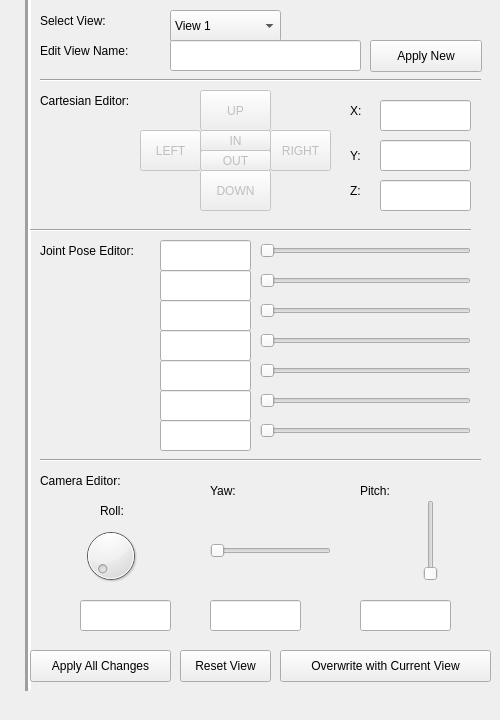
    <widget class="QWidget" name="editViews">
     <attribute name="title">
      <string>Edit Views</string>
     </attribute>
     <widget class="QLabel" name="label_10">
      <property name="geometry">
       <rect>
        <x>40</x>
        <y>90</y>
        <width>121</width>
        <height>21</height>
       </rect>
      </property>
      <property name="text">
       <string>Cartesian Editor:</string>
      </property>
     </widget>
     <widget class="QPushButton" name="NewUP_pushButton">
      <property name="enabled">
       <bool>false</bool>
      </property>
      <property name="geometry">
       <rect>
        <x>200</x>
        <y>90</y>
        <width>71</width>
        <height>41</height>
       </rect>
      </property>
      <property name="text">
       <string>UP</string>
      </property>
     </widget>
     <widget class="QPushButton" name="NewIN_pushButton">
      <property name="enabled">
       <bool>false</bool>
      </property>
      <property name="geometry">
       <rect>
        <x>200</x>
        <y>130</y>
        <width>71</width>
        <height>21</height>
       </rect>
      </property>
      <property name="text">
       <string>IN</string>
      </property>
     </widget>
     <widget class="QPushButton" name="NewOUT_pushButton">
      <property name="enabled">
       <bool>false</bool>
      </property>
      <property name="geometry">
       <rect>
        <x>200</x>
        <y>150</y>
        <width>71</width>
        <height>21</height>
       </rect>
      </property>
      <property name="text">
       <string>OUT</string>
      </property>
     </widget>
     <widget class="QPushButton" name="NewDOWN_pushButton">
      <property name="enabled">
       <bool>false</bool>
      </property>
      <property name="geometry">
       <rect>
        <x>200</x>
        <y>170</y>
        <width>71</width>
        <height>41</height>
       </rect>
      </property>
      <property name="text">
       <string>DOWN</string>
      </property>
     </widget>
     <widget class="QPushButton" name="NewRIGHT_pushButton">
      <property name="enabled">
       <bool>false</bool>
      </property>
      <property name="geometry">
       <rect>
        <x>270</x>
        <y>130</y>
        <width>61</width>
        <height>41</height>
       </rect>
      </property>
      <property name="text">
       <string>RIGHT</string>
      </property>
     </widget>
     <widget class="QPushButton" name="NewLEFT_pushButton">
      <property name="enabled">
       <bool>false</bool>
      </property>
      <property name="geometry">
       <rect>
        <x>140</x>
        <y>130</y>
        <width>61</width>
        <height>41</height>
       </rect>
      </property>
      <property name="text">
       <string>LEFT</string>
      </property>
     </widget>
     <widget class="QLabel" name="label_11">
      <property name="geometry">
       <rect>
        <x>40</x>
        <y>240</y>
        <width>111</width>
        <height>21</height>
       </rect>
      </property>
      <property name="text">
       <string>Joint Pose Editor:</string>
      </property>
     </widget>
     <widget class="QComboBox" name="selectView_comboBox">
      <property name="geometry">
       <rect>
        <x>170</x>
        <y>10</y>
        <width>111</width>
        <height>32</height>
       </rect>
      </property>
      <item>
       <property name="text">
        <string>View 1</string>
       </property>
      </item>
      <item>
       <property name="text">
        <string>View 2</string>
       </property>
      </item>
      <item>
       <property name="text">
        <string>View 3</string>
       </property>
      </item>
      <item>
       <property name="text">
        <string>View 4</string>
       </property>
      </item>
      <item>
       <property name="text">
        <string>View 5</string>
       </property>
      </item>
     </widget>
     <widget class="QLabel" name="label_12">
      <property name="geometry">
       <rect>
        <x>40</x>
        <y>10</y>
        <width>101</width>
        <height>21</height>
       </rect>
      </property>
      <property name="text">
       <string>Select View:</string>
      </property>
     </widget>
     <widget class="QLabel" name="label_13">
      <property name="geometry">
       <rect>
        <x>350</x>
        <y>100</y>
        <width>21</width>
        <height>21</height>
       </rect>
      </property>
      <property name="text">
       <string>X:</string>
      </property>
     </widget>
     <widget class="QLabel" name="label_14">
      <property name="geometry">
       <rect>
        <x>350</x>
        <y>140</y>
        <width>21</width>
        <height>31</height>
       </rect>
      </property>
      <property name="text">
       <string>Y:</string>
      </property>
     </widget>
     <widget class="QLabel" name="label_15">
      <property name="geometry">
       <rect>
        <x>350</x>
        <y>180</y>
        <width>21</width>
        <height>21</height>
       </rect>
      </property>
      <property name="text">
       <string>Z:</string>
      </property>
     </widget>
     <widget class="QLineEdit" name="XNEW_lineEdit">
      <property name="geometry">
       <rect>
        <x>380</x>
        <y>100</y>
        <width>91</width>
        <height>31</height>
       </rect>
      </property>
      <property name="readOnly">
       <bool>true</bool>
      </property>
     </widget>
     <widget class="QLineEdit" name="YNEW_lineEdit">
      <property name="geometry">
       <rect>
        <x>380</x>
        <y>140</y>
        <width>91</width>
        <height>31</height>
       </rect>
      </property>
      <property name="readOnly">
       <bool>true</bool>
      </property>
     </widget>
     <widget class="QLineEdit" name="ZNEW_lineEdit">
      <property name="geometry">
       <rect>
        <x>380</x>
        <y>180</y>
        <width>91</width>
        <height>31</height>
       </rect>
      </property>
      <property name="readOnly">
       <bool>true</bool>
      </property>
     </widget>
     <widget class="QPushButton" name="pushButton_9">
      <property name="geometry">
       <rect>
        <x>180</x>
        <y>650</y>
        <width>91</width>
        <height>32</height>
       </rect>
      </property>
      <property name="text">
       <string>Reset View</string>
      </property>
     </widget>
     <widget class="QPushButton" name="pushButton_10">
      <property name="geometry">
       <rect>
        <x>280</x>
        <y>650</y>
        <width>211</width>
        <height>32</height>
       </rect>
      </property>
      <property name="text">
       <string>Overwrite with Current View</string>
      </property>
     </widget>
     <widget class="QLineEdit" name="NewJ1_lineEdit">
      <property name="geometry">
       <rect>
        <x>160</x>
        <y>240</y>
        <width>91</width>
        <height>31</height>
       </rect>
      </property>
      <property name="html" stdset="0">
       <string>&lt;!DOCTYPE HTML PUBLIC &quot;-//W3C//DTD HTML 4.0//EN&quot; &quot;http://www.w3.org/TR/REC-html40/strict.dtd&quot;&gt;
&lt;html&gt;&lt;head&gt;&lt;meta name=&quot;qrichtext&quot; content=&quot;1&quot; /&gt;&lt;style type=&quot;text/css&quot;&gt;
p, li { white-space: pre-wrap; }
&lt;/style&gt;&lt;/head&gt;&lt;body style=&quot; font-family:'Ubuntu'; font-size:11pt; font-weight:400; font-style:normal;&quot;&gt;
&lt;p style=&quot;-qt-paragraph-type:empty; margin-top:0px; margin-bottom:0px; margin-left:0px; margin-right:0px; -qt-block-indent:0; text-indent:0px; font-family:'.AppleSystemUIFont'; font-size:13pt;&quot;&gt;&lt;br /&gt;&lt;/p&gt;&lt;/body&gt;&lt;/html&gt;</string>
      </property>
     </widget>
     <widget class="QSlider" name="NewJ2_horizontalSlider">
      <property name="geometry">
       <rect>
        <x>260</x>
        <y>270</y>
        <width>211</width>
        <height>22</height>
       </rect>
      </property>
      <property name="orientation">
       <enum>Qt::Horizontal</enum>
      </property>
     </widget>
     <widget class="QSlider" name="NewJ1_horizontalSlider">
      <property name="geometry">
       <rect>
        <x>260</x>
        <y>240</y>
        <width>211</width>
        <height>22</height>
       </rect>
      </property>
      <property name="orientation">
       <enum>Qt::Horizontal</enum>
      </property>
     </widget>
     <widget class="QLabel" name="label_16">
      <property name="geometry">
       <rect>
        <x>40</x>
        <y>40</y>
        <width>121</width>
        <height>21</height>
       </rect>
      </property>
      <property name="text">
       <string>Edit View Name:</string>
      </property>
     </widget>
     <widget class="QLineEdit" name="newName_lineEdit">
      <property name="geometry">
       <rect>
        <x>170</x>
        <y>40</y>
        <width>191</width>
        <height>31</height>
       </rect>
      </property>
     </widget>
     <widget class="QPushButton" name="applyNewName_pushButton">
      <property name="geometry">
       <rect>
        <x>370</x>
        <y>40</y>
        <width>112</width>
        <height>32</height>
       </rect>
      </property>
      <property name="text">
       <string>Apply New</string>
      </property>
     </widget>
     <widget class="Line" name="line_3">
      <property name="geometry">
       <rect>
        <x>20</x>
        <y>-20</y>
        <width>16</width>
        <height>711</height>
       </rect>
      </property>
      <property name="styleSheet">
       <string notr="true">QLine
{
color: red;
}</string>
      </property>
      <property name="lineWidth">
       <number>3</number>
      </property>
      <property name="midLineWidth">
       <number>0</number>
      </property>
      <property name="orientation">
       <enum>Qt::Vertical</enum>
      </property>
     </widget>
     <widget class="QSlider" name="NewJ3_horizontalSlider">
      <property name="geometry">
       <rect>
        <x>260</x>
        <y>300</y>
        <width>211</width>
        <height>22</height>
       </rect>
      </property>
      <property name="orientation">
       <enum>Qt::Horizontal</enum>
      </property>
     </widget>
     <widget class="QSlider" name="NewJ4_horizontalSlider">
      <property name="geometry">
       <rect>
        <x>260</x>
        <y>330</y>
        <width>211</width>
        <height>22</height>
       </rect>
      </property>
      <property name="orientation">
       <enum>Qt::Horizontal</enum>
      </property>
     </widget>
     <widget class="QSlider" name="NewJ5_horizontalSlider">
      <property name="geometry">
       <rect>
        <x>260</x>
        <y>360</y>
        <width>211</width>
        <height>22</height>
       </rect>
      </property>
      <property name="orientation">
       <enum>Qt::Horizontal</enum>
      </property>
     </widget>
     <widget class="QSlider" name="NewJ6_horizontalSlider">
      <property name="geometry">
       <rect>
        <x>260</x>
        <y>390</y>
        <width>211</width>
        <height>22</height>
       </rect>
      </property>
      <property name="orientation">
       <enum>Qt::Horizontal</enum>
      </property>
     </widget>
     <widget class="QSlider" name="NewJ7_horizontalSlider">
      <property name="geometry">
       <rect>
        <x>260</x>
        <y>420</y>
        <width>211</width>
        <height>22</height>
       </rect>
      </property>
      <property name="orientation">
       <enum>Qt::Horizontal</enum>
      </property>
     </widget>
     <widget class="Line" name="line_2">
      <property name="geometry">
       <rect>
        <x>40</x>
        <y>70</y>
        <width>441</width>
        <height>20</height>
       </rect>
      </property>
      <property name="lineWidth">
       <number>1</number>
      </property>
      <property name="orientation">
       <enum>Qt::Horizontal</enum>
      </property>
     </widget>
     <widget class="Line" name="line_4">
      <property name="geometry">
       <rect>
        <x>30</x>
        <y>220</y>
        <width>441</width>
        <height>20</height>
       </rect>
      </property>
      <property name="lineWidth">
       <number>1</number>
      </property>
      <property name="orientation">
       <enum>Qt::Horizontal</enum>
      </property>
     </widget>
     <widget class="QLineEdit" name="NewJ2_lineEdit">
      <property name="geometry">
       <rect>
        <x>160</x>
        <y>270</y>
        <width>91</width>
        <height>31</height>
       </rect>
      </property>
      <property name="html" stdset="0">
       <string>&lt;!DOCTYPE HTML PUBLIC &quot;-//W3C//DTD HTML 4.0//EN&quot; &quot;http://www.w3.org/TR/REC-html40/strict.dtd&quot;&gt;
&lt;html&gt;&lt;head&gt;&lt;meta name=&quot;qrichtext&quot; content=&quot;1&quot; /&gt;&lt;style type=&quot;text/css&quot;&gt;
p, li { white-space: pre-wrap; }
&lt;/style&gt;&lt;/head&gt;&lt;body style=&quot; font-family:'Ubuntu'; font-size:11pt; font-weight:400; font-style:normal;&quot;&gt;
&lt;p style=&quot;-qt-paragraph-type:empty; margin-top:0px; margin-bottom:0px; margin-left:0px; margin-right:0px; -qt-block-indent:0; text-indent:0px; font-family:'.AppleSystemUIFont'; font-size:13pt;&quot;&gt;&lt;br /&gt;&lt;/p&gt;&lt;/body&gt;&lt;/html&gt;</string>
      </property>
     </widget>
     <widget class="QLineEdit" name="NewJ3_lineEdit">
      <property name="geometry">
       <rect>
        <x>160</x>
        <y>300</y>
        <width>91</width>
        <height>31</height>
       </rect>
      </property>
      <property name="html" stdset="0">
       <string>&lt;!DOCTYPE HTML PUBLIC &quot;-//W3C//DTD HTML 4.0//EN&quot; &quot;http://www.w3.org/TR/REC-html40/strict.dtd&quot;&gt;
&lt;html&gt;&lt;head&gt;&lt;meta name=&quot;qrichtext&quot; content=&quot;1&quot; /&gt;&lt;style type=&quot;text/css&quot;&gt;
p, li { white-space: pre-wrap; }
&lt;/style&gt;&lt;/head&gt;&lt;body style=&quot; font-family:'Ubuntu'; font-size:11pt; font-weight:400; font-style:normal;&quot;&gt;
&lt;p style=&quot;-qt-paragraph-type:empty; margin-top:0px; margin-bottom:0px; margin-left:0px; margin-right:0px; -qt-block-indent:0; text-indent:0px; font-family:'.AppleSystemUIFont'; font-size:13pt;&quot;&gt;&lt;br /&gt;&lt;/p&gt;&lt;/body&gt;&lt;/html&gt;</string>
      </property>
     </widget>
     <widget class="QLineEdit" name="NewJ4_lineEdit">
      <property name="geometry">
       <rect>
        <x>160</x>
        <y>330</y>
        <width>91</width>
        <height>31</height>
       </rect>
      </property>
      <property name="html" stdset="0">
       <string>&lt;!DOCTYPE HTML PUBLIC &quot;-//W3C//DTD HTML 4.0//EN&quot; &quot;http://www.w3.org/TR/REC-html40/strict.dtd&quot;&gt;
&lt;html&gt;&lt;head&gt;&lt;meta name=&quot;qrichtext&quot; content=&quot;1&quot; /&gt;&lt;style type=&quot;text/css&quot;&gt;
p, li { white-space: pre-wrap; }
&lt;/style&gt;&lt;/head&gt;&lt;body style=&quot; font-family:'Ubuntu'; font-size:11pt; font-weight:400; font-style:normal;&quot;&gt;
&lt;p style=&quot;-qt-paragraph-type:empty; margin-top:0px; margin-bottom:0px; margin-left:0px; margin-right:0px; -qt-block-indent:0; text-indent:0px; font-family:'.AppleSystemUIFont'; font-size:13pt;&quot;&gt;&lt;br /&gt;&lt;/p&gt;&lt;/body&gt;&lt;/html&gt;</string>
      </property>
     </widget>
     <widget class="QLineEdit" name="NewJ5_lineEdit">
      <property name="geometry">
       <rect>
        <x>160</x>
        <y>360</y>
        <width>91</width>
        <height>31</height>
       </rect>
      </property>
      <property name="html" stdset="0">
       <string>&lt;!DOCTYPE HTML PUBLIC &quot;-//W3C//DTD HTML 4.0//EN&quot; &quot;http://www.w3.org/TR/REC-html40/strict.dtd&quot;&gt;
&lt;html&gt;&lt;head&gt;&lt;meta name=&quot;qrichtext&quot; content=&quot;1&quot; /&gt;&lt;style type=&quot;text/css&quot;&gt;
p, li { white-space: pre-wrap; }
&lt;/style&gt;&lt;/head&gt;&lt;body style=&quot; font-family:'Ubuntu'; font-size:11pt; font-weight:400; font-style:normal;&quot;&gt;
&lt;p style=&quot;-qt-paragraph-type:empty; margin-top:0px; margin-bottom:0px; margin-left:0px; margin-right:0px; -qt-block-indent:0; text-indent:0px; font-family:'.AppleSystemUIFont'; font-size:13pt;&quot;&gt;&lt;br /&gt;&lt;/p&gt;&lt;/body&gt;&lt;/html&gt;</string>
      </property>
     </widget>
     <widget class="QLineEdit" name="NewJ6_lineEdit">
      <property name="geometry">
       <rect>
        <x>160</x>
        <y>390</y>
        <width>91</width>
        <height>31</height>
       </rect>
      </property>
      <property name="html" stdset="0">
       <string>&lt;!DOCTYPE HTML PUBLIC &quot;-//W3C//DTD HTML 4.0//EN&quot; &quot;http://www.w3.org/TR/REC-html40/strict.dtd&quot;&gt;
&lt;html&gt;&lt;head&gt;&lt;meta name=&quot;qrichtext&quot; content=&quot;1&quot; /&gt;&lt;style type=&quot;text/css&quot;&gt;
p, li { white-space: pre-wrap; }
&lt;/style&gt;&lt;/head&gt;&lt;body style=&quot; font-family:'Ubuntu'; font-size:11pt; font-weight:400; font-style:normal;&quot;&gt;
&lt;p style=&quot;-qt-paragraph-type:empty; margin-top:0px; margin-bottom:0px; margin-left:0px; margin-right:0px; -qt-block-indent:0; text-indent:0px; font-family:'.AppleSystemUIFont'; font-size:13pt;&quot;&gt;&lt;br /&gt;&lt;/p&gt;&lt;/body&gt;&lt;/html&gt;</string>
      </property>
     </widget>
     <widget class="QLineEdit" name="NewJ7_lineEdit">
      <property name="geometry">
       <rect>
        <x>160</x>
        <y>420</y>
        <width>91</width>
        <height>31</height>
       </rect>
      </property>
      <property name="html" stdset="0">
       <string>&lt;!DOCTYPE HTML PUBLIC &quot;-//W3C//DTD HTML 4.0//EN&quot; &quot;http://www.w3.org/TR/REC-html40/strict.dtd&quot;&gt;
&lt;html&gt;&lt;head&gt;&lt;meta name=&quot;qrichtext&quot; content=&quot;1&quot; /&gt;&lt;style type=&quot;text/css&quot;&gt;
p, li { white-space: pre-wrap; }
&lt;/style&gt;&lt;/head&gt;&lt;body style=&quot; font-family:'Ubuntu'; font-size:11pt; font-weight:400; font-style:normal;&quot;&gt;
&lt;p style=&quot;-qt-paragraph-type:empty; margin-top:0px; margin-bottom:0px; margin-left:0px; margin-right:0px; -qt-block-indent:0; text-indent:0px; font-family:'.AppleSystemUIFont'; font-size:13pt;&quot;&gt;&lt;br /&gt;&lt;/p&gt;&lt;/body&gt;&lt;/html&gt;</string>
      </property>
     </widget>
     <widget class="QPushButton" name="ApplyAllChanges_pushButton">
      <property name="geometry">
       <rect>
        <x>30</x>
        <y>650</y>
        <width>141</width>
        <height>32</height>
       </rect>
      </property>
      <property name="text">
       <string>Apply All Changes</string>
      </property>
     </widget>
     <widget class="QLabel" name="label_17">
      <property name="geometry">
       <rect>
        <x>40</x>
        <y>470</y>
        <width>111</width>
        <height>21</height>
       </rect>
      </property>
      <property name="text">
       <string>Camera Editor:</string>
      </property>
     </widget>
     <widget class="QSlider" name="New_horizontalSlider">
      <property name="geometry">
       <rect>
        <x>210</x>
        <y>540</y>
        <width>121</width>
        <height>22</height>
       </rect>
      </property>
      <property name="orientation">
       <enum>Qt::Horizontal</enum>
      </property>
     </widget>
     <widget class="QSlider" name="New_verticalSlider">
      <property name="geometry">
       <rect>
        <x>420</x>
        <y>500</y>
        <width>22</width>
        <height>81</height>
       </rect>
      </property>
      <property name="orientation">
       <enum>Qt::Vertical</enum>
      </property>
     </widget>
     <widget class="QDial" name="Newdial">
      <property name="geometry">
       <rect>
        <x>80</x>
        <y>520</y>
        <width>61</width>
        <height>71</height>
       </rect>
      </property>
     </widget>
     <widget class="QLabel" name="label_18">
      <property name="geometry">
       <rect>
        <x>100</x>
        <y>500</y>
        <width>51</width>
        <height>21</height>
       </rect>
      </property>
      <property name="text">
       <string>Roll:</string>
      </property>
     </widget>
     <widget class="QLabel" name="label_19">
      <property name="geometry">
       <rect>
        <x>360</x>
        <y>480</y>
        <width>51</width>
        <height>21</height>
       </rect>
      </property>
      <property name="text">
       <string>Pitch:</string>
      </property>
     </widget>
     <widget class="QLabel" name="label_20">
      <property name="geometry">
       <rect>
        <x>210</x>
        <y>480</y>
        <width>51</width>
        <height>21</height>
       </rect>
      </property>
      <property name="text">
       <string>Yaw:</string>
      </property>
     </widget>
     <widget class="Line" name="line_5">
      <property name="geometry">
       <rect>
        <x>40</x>
        <y>450</y>
        <width>441</width>
        <height>20</height>
       </rect>
      </property>
      <property name="lineWidth">
       <number>1</number>
      </property>
      <property name="orientation">
       <enum>Qt::Horizontal</enum>
      </property>
     </widget>
     <widget class="QLineEdit" name="NewRoll_lineEdit">
      <property name="geometry">
       <rect>
        <x>80</x>
        <y>600</y>
        <width>91</width>
        <height>31</height>
       </rect>
      </property>
      <property name="html" stdset="0">
       <string>&lt;!DOCTYPE HTML PUBLIC &quot;-//W3C//DTD HTML 4.0//EN&quot; &quot;http://www.w3.org/TR/REC-html40/strict.dtd&quot;&gt;
&lt;html&gt;&lt;head&gt;&lt;meta name=&quot;qrichtext&quot; content=&quot;1&quot; /&gt;&lt;style type=&quot;text/css&quot;&gt;
p, li { white-space: pre-wrap; }
&lt;/style&gt;&lt;/head&gt;&lt;body style=&quot; font-family:'Ubuntu'; font-size:11pt; font-weight:400; font-style:normal;&quot;&gt;
&lt;p style=&quot;-qt-paragraph-type:empty; margin-top:0px; margin-bottom:0px; margin-left:0px; margin-right:0px; -qt-block-indent:0; text-indent:0px; font-family:'.AppleSystemUIFont'; font-size:13pt;&quot;&gt;&lt;br /&gt;&lt;/p&gt;&lt;/body&gt;&lt;/html&gt;</string>
      </property>
     </widget>
     <widget class="QLineEdit" name="NewYaw_lineEdit">
      <property name="geometry">
       <rect>
        <x>210</x>
        <y>600</y>
        <width>91</width>
        <height>31</height>
       </rect>
      </property>
      <property name="html" stdset="0">
       <string>&lt;!DOCTYPE HTML PUBLIC &quot;-//W3C//DTD HTML 4.0//EN&quot; &quot;http://www.w3.org/TR/REC-html40/strict.dtd&quot;&gt;
&lt;html&gt;&lt;head&gt;&lt;meta name=&quot;qrichtext&quot; content=&quot;1&quot; /&gt;&lt;style type=&quot;text/css&quot;&gt;
p, li { white-space: pre-wrap; }
&lt;/style&gt;&lt;/head&gt;&lt;body style=&quot; font-family:'Ubuntu'; font-size:11pt; font-weight:400; font-style:normal;&quot;&gt;
&lt;p style=&quot;-qt-paragraph-type:empty; margin-top:0px; margin-bottom:0px; margin-left:0px; margin-right:0px; -qt-block-indent:0; text-indent:0px; font-family:'.AppleSystemUIFont'; font-size:13pt;&quot;&gt;&lt;br /&gt;&lt;/p&gt;&lt;/body&gt;&lt;/html&gt;</string>
      </property>
     </widget>
     <widget class="QLineEdit" name="NewPitch_lineEdit">
      <property name="geometry">
       <rect>
        <x>360</x>
        <y>600</y>
        <width>91</width>
        <height>31</height>
       </rect>
      </property>
      <property name="html" stdset="0">
       <string>&lt;!DOCTYPE HTML PUBLIC &quot;-//W3C//DTD HTML 4.0//EN&quot; &quot;http://www.w3.org/TR/REC-html40/strict.dtd&quot;&gt;
&lt;html&gt;&lt;head&gt;&lt;meta name=&quot;qrichtext&quot; content=&quot;1&quot; /&gt;&lt;style type=&quot;text/css&quot;&gt;
p, li { white-space: pre-wrap; }
&lt;/style&gt;&lt;/head&gt;&lt;body style=&quot; font-family:'Ubuntu'; font-size:11pt; font-weight:400; font-style:normal;&quot;&gt;
&lt;p style=&quot;-qt-paragraph-type:empty; margin-top:0px; margin-bottom:0px; margin-left:0px; margin-right:0px; -qt-block-indent:0; text-indent:0px; font-family:'.AppleSystemUIFont'; font-size:13pt;&quot;&gt;&lt;br /&gt;&lt;/p&gt;&lt;/body&gt;&lt;/html&gt;</string>
      </property>
     </widget>
    </widget>
